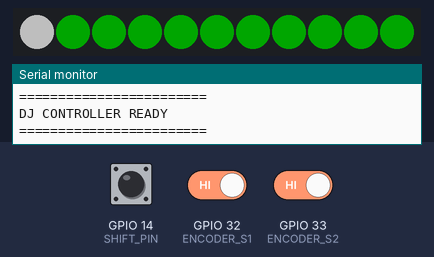
The program below on a simulated ESP32. Shown: 11 RGB LEDs in strip order, left to right, the last lines printed to the serial monitor. The inputs (shaded band) are chosen by the test bench; at power-on: GPIO 14 (SHIFT_PIN) HIGH, GPIO 32 (ENCODER_S1) HIGH, GPIO 33 (ENCODER_S2) HIGH. Dim RGB values are drawn brighter than linear.

Above: at 2.2 s.
2.3 s: GPIO 14 (SHIFT_PIN) pulled LOW for 0.15 s
At 2.52 s:
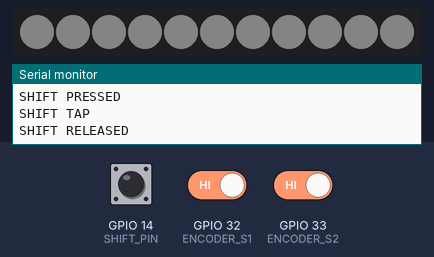
5.4 s: GPIO 14 (SHIFT_PIN) pulled LOW for 3.2 s
At 9.2 s:
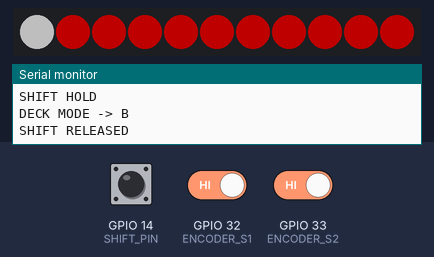
10.4 s: GPIO 14 (SHIFT_PIN) pulled LOW for 3.2 s
At 15.0 s:
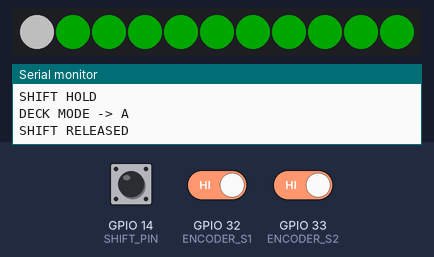
Timing chart, 0 to 16.5 s (numbered marks = the images above; inputs shaded):
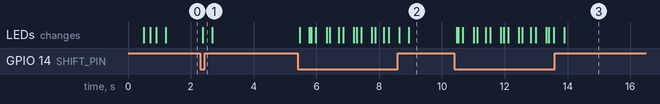

The program:

main.cpp
```cpp
#include <Arduino.h>
#include "shift.h"
#include "config.h"
#include "shift.h"
#include "jog.h"
#include "led_manager.h"

void setup()
{
    Serial.begin(115200);

    // SHIFT
    pinMode(SHIFT_PIN, INPUT_PULLUP);

    // JOG
    pinMode(ENCODER_S1, INPUT_PULLUP);
    pinMode(ENCODER_S2, INPUT_PULLUP);

    // LEDS
    initLeds();

    delay(500);

    Serial.println();
    Serial.println("========================");
    Serial.println("DJ CONTROLLER READY");
    Serial.println("========================");

    bootAnimation();
}

void loop()
{
    updateShift();

    updateJog();

    updateLeds(
        isShiftPressed()
    );
}
```

deck_state.cpp
```cpp
#include "deck_state.h"
#include "led_manager.h"

DeckMode currentDeck = DECK_A;

void toggleDeck()
{
    if (currentDeck == DECK_A)
    {
        currentDeck = DECK_B;
    }
    else
    {
        currentDeck = DECK_A;
    }

    setDeckColor();
}
```

deck_state.h
```cpp
#pragma once

enum DeckMode
{
    DECK_A,
    DECK_B
};

extern DeckMode currentDeck;

void toggleDeck();
```

jog.cpp
```cpp
#include <Arduino.h>

#include "config.h"
#include "shift.h"
#include "led_manager.h"
void updateJog()
{
    static String encoderSequence = "";

    int s1 = digitalRead(ENCODER_S1);
    int s2 = digitalRead(ENCODER_S2);

    String currentState =
        String(s1) + String(s2);

    static String lastState = currentState;

    if (currentState != lastState)
    {
        encoderSequence += currentState;

        // RIGHT
        if (encoderSequence.endsWith("1110000111"))
        {
            if (isShiftPressed())
            {
                Serial.println("BROWSER DOWN");
            }
            else
            {
                Serial.println("JOG RIGHT");
                moveJogPosition(1);
            }

            encoderSequence = "";
        }

        // LEFT
        if (encoderSequence.endsWith("1101001011"))
        {
            if (isShiftPressed())
            {
                Serial.println("BROWSER UP");
            }
            else
            {
                Serial.println("JOG LEFT");
                moveJogPosition(-1);
            }

            encoderSequence = "";
        }

        if (encoderSequence.length() > 20)
        {
            encoderSequence = "";
        }

        lastState = currentState;
    }
}
```

jog.h
```cpp
#pragma once

void updateJog();
```

led_manager.cpp
```cpp
#include <Arduino.h>
#include <FastLED.h>

#include "config.h"
#include "deck_state.h"

//void setDeckColor();

CRGB leds[NUM_LEDS];

// =====================
// JOG ANIMATION
// =====================

int jogPosition = 0;

int ledMap[11] =
{
    0,1,2,3,4,5,10,9,8,7,6
};


void setDeckColor()
{
    CRGB deckColor;

    if (currentDeck == DECK_A)
    {
        deckColor = CRGB::Green;
    }
    else
    {
        deckColor = CRGB::Red;
    }

    for (int i = 0; i < NUM_LEDS; i++)
    {
        leds[i] = deckColor;
    }

    FastLED.show();
}


void initLeds()
{
    FastLED.addLeds<
        WS2811,
        LED_PIN,
        BRG
    >(
        leds,
        NUM_LEDS
    );

    FastLED.setBrightness(80);
}


void bootAnimation()
{
    CRGB colors[] =
    {
        CRGB::Blue,
        CRGB::Purple,
        CRGB::Red,
        CRGB::Green,
        CRGB::White
    };

    for (int c = 0; c < 5; c++)
    {
        for (int i = 0; i < NUM_LEDS; i++)
        {
            leds[i] = colors[c];
        }

        FastLED.show();

        delay(100);
    }

    setDeckColor();
}


void moveJogPosition(int direction)
{
    jogPosition += direction;

    if (jogPosition >= NUM_LEDS)
    {
        jogPosition = 0;
    }

    if (jogPosition < 0)
    {
        jogPosition = NUM_LEDS - 1;
    }
}


void updateLeds(bool shiftPressed)
{
    static unsigned long lastUpdate = 0;
    static int brightness = 20;
    static int fadeDirection = 1;
    static bool lastShiftState = false;

    // =========================
    // SHIFT MODE
    // =========================

    if (shiftPressed)
    {
        if (millis() - lastUpdate > 20)
        {
            lastUpdate = millis();

            brightness += fadeDirection * 3;

            if (brightness >= 120)
            {
                brightness = 120;
                fadeDirection = -1;
            }

            if (brightness <= 20)
            {
                brightness = 20;
                fadeDirection = 1;
            }

            for (int i = 0; i < NUM_LEDS; i++)
            {
                leds[i] = CRGB(
                    brightness,
                    brightness,
                    brightness
                );
            }

            FastLED.show();
        }
    }

    // =========================
    // NORMAL MODE
    // =========================

    else
    {
        // acabou de soltar SHIFT
        if (lastShiftState)
        {
            setDeckColor();
        }

        // cor base do deck
        setDeckColor();

        // marcador do jog
        leds[
            ledMap[jogPosition]
        ] = CRGB::White;

        FastLED.show();
    }

    lastShiftState = shiftPressed;
}
```

led_manager.h
```cpp
#pragma once

void initLeds();

void bootAnimation();

void setDeckColor();

void updateLeds(bool shiftPressed);

void moveJogPosition(int direction);
```

shift.cpp
```cpp
#include <Arduino.h>

#include "config.h"
#include "deck_state.h"

bool buttonPressed = false;
bool holdTriggered = false;
bool longHoldTriggered = false;

unsigned long pressStartTime = 0;
unsigned long lastDebounceTime = 0;

int lastButtonState = HIGH;
int currentButtonState = HIGH;

void updateShift()
{
    int reading = digitalRead(SHIFT_PIN);

    if (reading != lastButtonState)
    {
        lastDebounceTime = millis();
    }

    if ((millis() - lastDebounceTime) >
        DEBOUNCE_TIME)
    {
        if (reading != currentButtonState)
        {
            currentButtonState = reading;

            if (currentButtonState == LOW)
            {
                buttonPressed = true;

                holdTriggered = false;
                longHoldTriggered = false;

                pressStartTime = millis();

                Serial.println("SHIFT PRESSED");
            }
            else
            {
                unsigned long pressDuration =
                    millis() - pressStartTime;

                if (pressDuration < HOLD_TIME)
                {
                    Serial.println("SHIFT TAP");
                }

                Serial.println("SHIFT RELEASED");

                buttonPressed = false;
            }
        }
    }

    if (buttonPressed &&
        !holdTriggered &&
        (millis() - pressStartTime >= HOLD_TIME))
    {
        holdTriggered = true;

        Serial.println("SHIFT HOLD");
    }

    if (buttonPressed &&
        !longHoldTriggered &&
        (millis() - pressStartTime >= LONG_HOLD_TIME))
    {
        longHoldTriggered = true;

        toggleDeck();

        if (currentDeck == DECK_A)
        {
            Serial.println("DECK MODE -> A");
        }
        else
        {
            Serial.println("DECK MODE -> B");
        }
    }

    lastButtonState = reading;
}

bool isShiftPressed()
{
    return buttonPressed;
}
```

shift.h
```cpp
#pragma once

void updateShift();

bool isShiftPressed();
```

config.h
```cpp
#pragma once

// =====================
// PINS
// =====================

#define SHIFT_PIN 14

#define ENCODER_S1 32
#define ENCODER_S2 33

#define LED_PIN 4
#define NUM_LEDS 11

// =====================
// TIMERS
// =====================

const unsigned long HOLD_TIME = 500;
const unsigned long LONG_HOLD_TIME = 3000;
const unsigned long DEBOUNCE_TIME = 50;
```

Measured:
- after the input at 2.3 s, the LEDs: change after 0.07 s (image 1)
- after the input at 5.4 s, the LEDs: first change after 0.07 s (image 2 shows a later state)
- after the input at 10.4 s, the LEDs: first change after 0.07 s (image 3 shows a later state)
